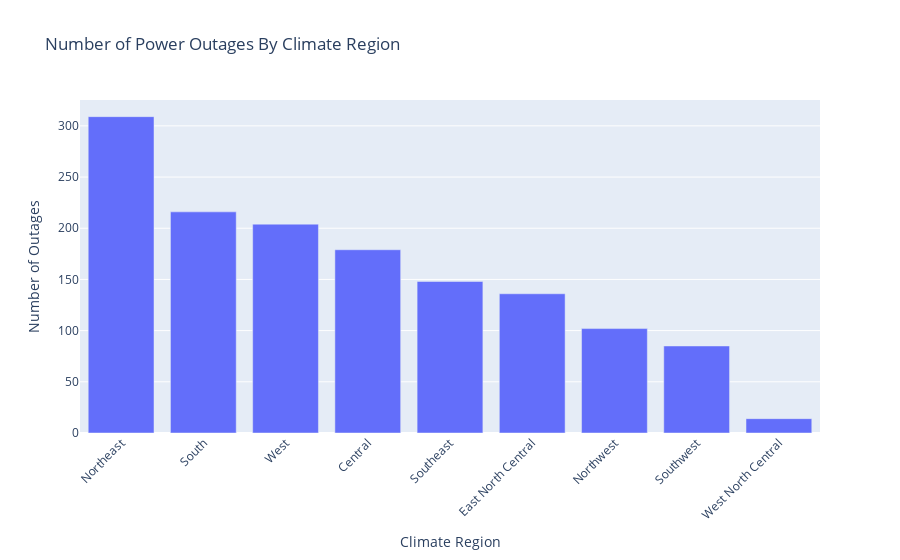

The notebook cell saved with this chart:
### Code cell
outages_per_region = px.bar(df.groupby('CLIMATE.REGION')['OUTAGE.DURATION'].count().sort_values(ascending=False), y='OUTAGE.DURATION', title='Number of Power Outages By Climate Region')
outages_per_region.update_layout(xaxis_title="Climate Region", yaxis_title="Number of Outages")
outages_per_region.update_xaxes(tickangle=-45)
outages_per_region.show()
# this bar plot shows that the 'CLIMATE.REGION' in which power outages happen the most frequently is different, becoming 'Northeast' this time. Both have the minimum at 'West North Central'.

avg_dur_fig.write_html('assets/outages_per_region_fig.html', include_plotlyjs='cdn')

### Figure 1 — Plotly figure (JSON) as saved in the notebook; plotly's stock layout.template omitted (floating-point values rounded to 4 significant figures)
{"data": [{"alignmentgroup": "True", "hovertemplate": "CLIMATE.REGION=%{x}<br>OUTAGE.DURATION=%{y}<extra></extra>", "legendgroup": "", "marker": {"color": "#636efa", "pattern": {"shape": ""}}, "name": "", "offsetgroup": "", "orientation": "v", "showlegend": false, "textposition": "auto", "type": "bar", "x": ["Northeast", "South", "West", "Central", "Southeast", "East North Central", "Northwest", "Southwest", "West North Central"], "xaxis": "x", "y": [309, 216, 204, 179, 148, 136, 102, 85, 14], "yaxis": "y"}], "layout": {"barmode": "relative", "legend": {"tracegroupgap": 0}, "title": {"text": "Number of Power Outages By Climate Region"}, "xaxis": {"anchor": "y", "domain": [0, 1], "tickangle": -45, "title": {"text": "Climate Region"}}, "yaxis": {"anchor": "x", "domain": [0, 1], "title": {"text": "Number of Outages"}}}}
